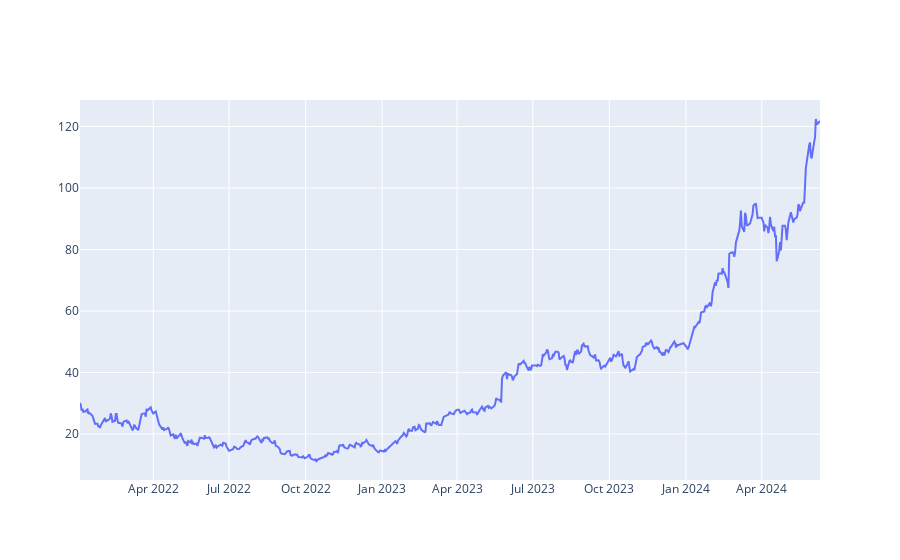

This figure's notebook cell:
### Markdown cell above
Awesome, now I can draw the graph.

### Code cell
fig = go.Figure(go.Scatter(x=df["Date"], y=df["Close"]))
fig.show()

### Figure 1 — Plotly figure (JSON) as saved in the notebook; plotly's stock layout.template omitted (floating-point values rounded to 4 significant figures; data arrays with more than 128 entries replaced by an {"elided": "..."} marker saying what was removed)
{"data": [{"type": "scatter", "x": {"elided": "612 str values"}, "y": {"elided": "612 float values"}}], "layout": {}}
